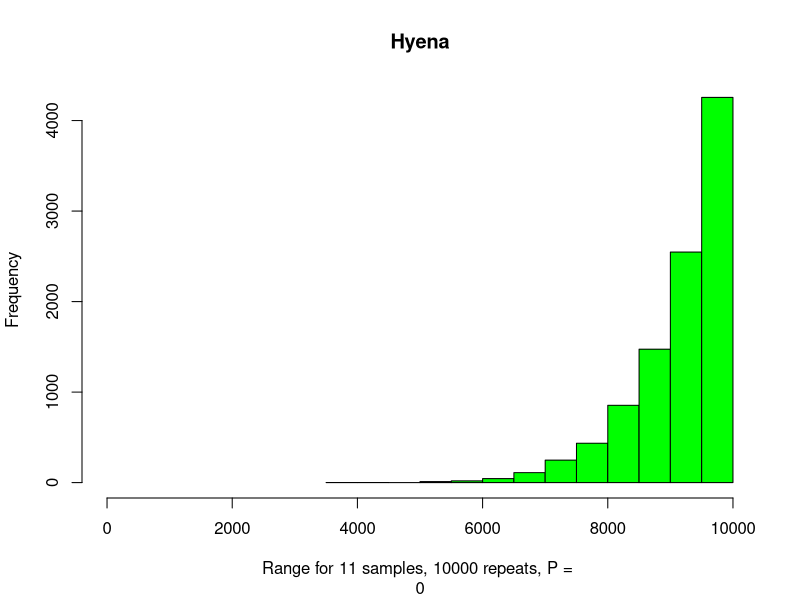
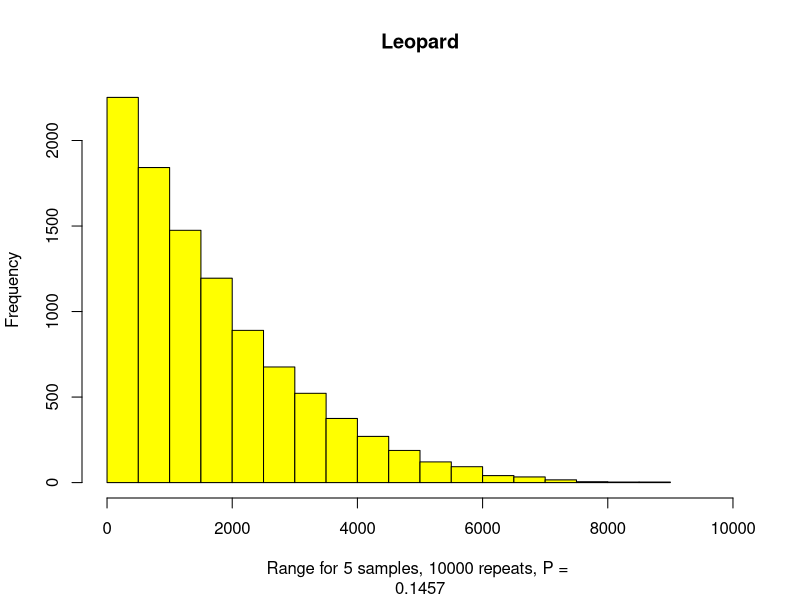

These figures' R source, in order:
#set parameters: 
#length of study period (date_range) 
#minimum number of animals (MNI; leopard = 5, hyena = 11)
#length of years from which there is no data 
#(absence_range; leopard = 3200, hyena = 6827)

MAX_RANGE <- 10000
HYENA_FAD <- 3173
LEOPARD_LAD <- 3200
date_range <- 1:10000
MNI_hyena <- 11
MNI_leopard <- 5
absence_range_hyena <- 6783
absence_range_leopard <- 3200
presence_range_hyena <- MAX_RANGE - absence_range_hyena
presence_range_leopard <- MAX_RANGE - absence_range_leopard
range_subsamp_hyena <- 1:10000
range_subsamp_leopard <- 1:10000


#subsample with replacement from the range, and determine the
#range of presence period

for (i in date_range){
  subsamp <- sample(date_range, MNI_hyena)
  range_subsamp_hyena[i] <- max(subsamp)
}

for (i in date_range){
  subsamp <- sample(date_range, MNI_leopard)
  range_subsamp_leopard[i] <- min(subsamp)
}

#plot the ranges
#calculate the proportion of the absence range from the total 
#resamples (p)

subset_hyena <- range_subsamp_hyena[range_subsamp_hyena < HYENA_FAD] 
length(subset_hyena)

subset_leopard <- range_subsamp_leopard[range_subsamp_leopard > LEOPARD_LAD] 
length(subset_leopard)

p_hyena <- length(subset_hyena)/MAX_RANGE
p_leopard <- length(subset_leopard)/MAX_RANGE

hist(range_subsamp_hyena, xlim = c(0,10000), col = "green", main = "Hyena", xlab = c("Range for 11 samples, 10000 repeats, P = ", p_hyena))

hist(range_subsamp_leopard, xlim = c(0,10000), col = "yellow", main = "Leopard", xlab = c("Range for 5 samples, 10000 repeats, P = ", p_leopard))

